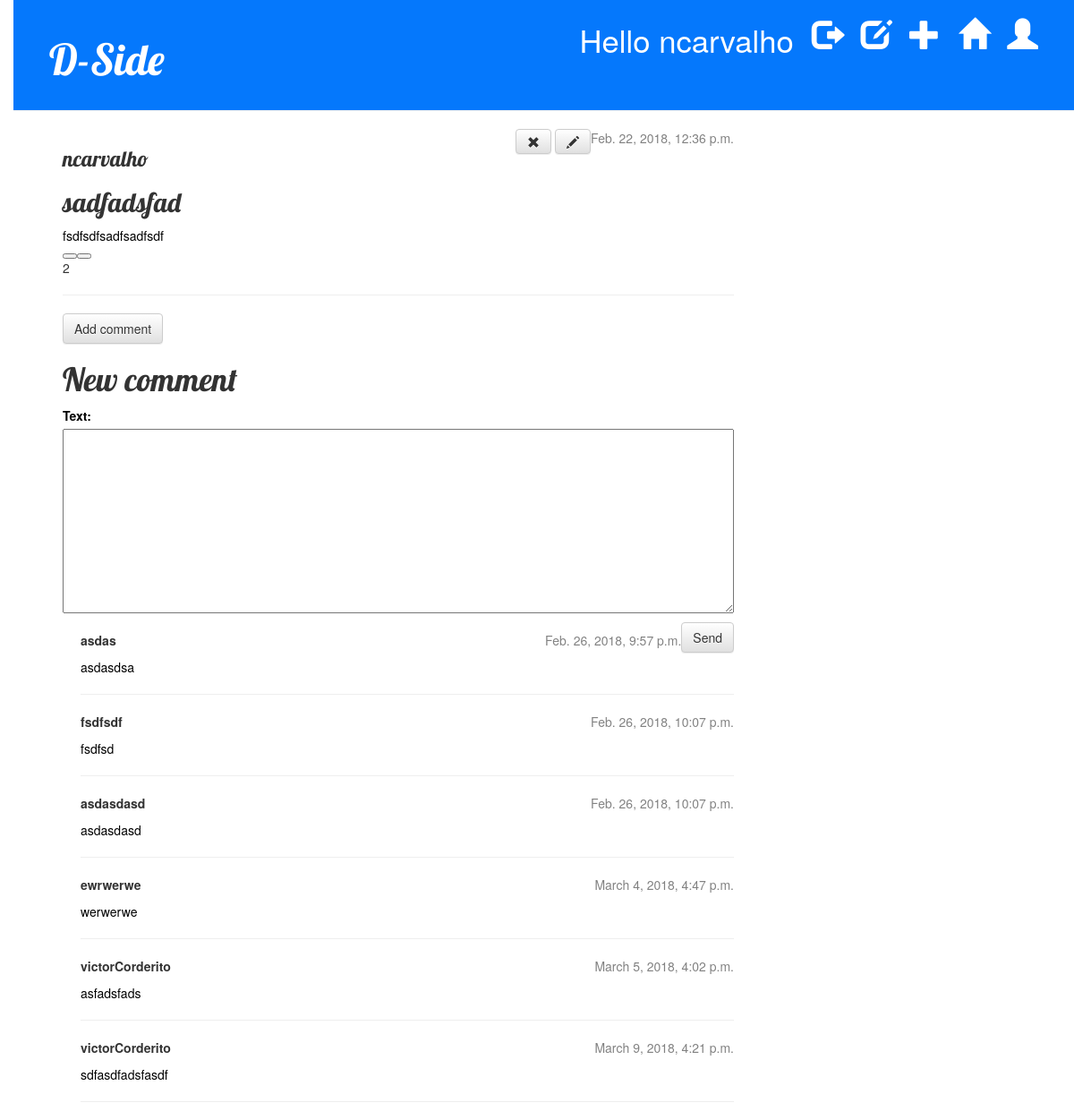
Screenshot of /ncarvalho/post/7/ (signed in) with the database file from the repository.
### blog/models.py (models this page shows, shortened)
class Post(models.Model):
    author = models.ForeignKey('auth.User')
    title = models.CharField(max_length=200)
    question = models.TextField(max_length=140)
    numerical_rate = models.IntegerField(default=0)
    created_date = models.DateTimeField(default=timezone.now)
    published_date = models.DateTimeField(blank=True,
                                          null=True)
    likes = models.PositiveIntegerField(default=0)

class Comment(models.Model):
    post = models.ForeignKey('blog.Post', related_name='comments')
    author = models.CharField(max_length=200)
    text = models.TextField(max_length=100)
    numerical_rate = models.IntegerField(default=0)
    created_date = models.DateTimeField(default=timezone.now)
    approved_comment = models.BooleanField(default=False)

### blog/views.py (the view)
# urls.py: url(r'^(?P<username>[a-zA-Z0-9]+)/post/(?P<pk>[0-9]+)/$', views.post_detail, name='post_detail'),
@login_required
def post_detail(request, pk, username):
    post = get_object_or_404(Post, pk=pk)
    user = User.objects.get(username=username)
    if request.method == "POST":
        form = CommentForm(request.POST)
        if form.is_valid():
            comment = form.save(commit=False)
            comment.post = post
            comment.author = user
            comment.save()
            return redirect('post_detail', pk=post.pk, username=request.user.username)
    else:
        form = CommentForm()
    post_id = post.pk
    liked = False
    if request.session.get('has_liked_'+str(post_id), liked):
        liked = True
        print("liked {}_{}".format(liked, post_id))
    context = {'post': post, 'liked': liked, 'username': user.username, 'form': form}
    return render(request, 'blog/post_detail.html', context)

### blog/forms.py
class CommentForm(forms.ModelForm):
    class Meta:
        model = Comment
        fields = ('text',)

### blog/templates/blog/post_detail.html (shortened to what this page needs)
{% extends 'blog/base.html' %}
{% block content %}
    <div class="date">
    {% if post.published_date %}
        {% if post.author.username == request.user.username %}
        <a class="btn btn-default" href="{% url 'post_remove' pk=post.pk username=user.username %}"><span class="glyphicon glyphicon-remove"></span></a>
        <a class="btn btn-default" href="{% url 'post_edit' pk=post.pk username=user.username %}"><span class="glyphicon glyphicon-pencil"></span></a>
        {% endif %}
        <div class="date">
        {{ post.published_date }}
    </div>
    {% else %}
    <a class="btn btn-default" href="{% url 'post_publish' username=user.username  pk=post.pk %}">Publish</a>
    {% endif %}
    </div>
    <h3>{{ post.author.username }}</h3>
    <h2>{{ post.title }}</h2>
    <p>{{ post.question }}</p>
    <div class="heart-particle-box">
       <button class="likes post-likes" id="heart-icon" data-post-id="{{ post.pk }}">
           <button class="comments add-comment" id="add-comment" data-post-id="{{ post.pk }}">
       </button>
       <div class="like_count_blog" id="heart-counter">{{ post.likes }}</div>
    </div>
<hr>
<a class="btn btn-default" id=add_comment_to_post href="{% url 'add_comment_to_post' pk=post.pk  username=user.username %}">Add comment</a>
<h1>New comment</h1>
    <form method="POST" class="post-form">{% csrf_token %}
        {{ form.as_p }}
        <button type="submit" class="save btn btn-default">Send</button>
    </form>
{% for comment in post.comments.all %}
    {% if user.is_authenticated or comment.approved_comment %}
    <div class="comment">
        <div class="date">
            {{ comment.created_date }}
        </div>
        <strong>{{ comment.author }}</strong>
        <p>{{ comment.text|linebreaks }}</p>
    </div>
    <hr class="comment">
    {% endif %}
{% empty %}
    <p>No comments here yet :(</p>
{% endfor %}
{% endblock %}

### blog/templates/blog/base.html (shortened to what this page needs)
    {% load staticfiles %}
    <html>
        <head>
            <link rel="stylesheet" href="//maxcdn.bootstrapcdn.com/bootstrap/3.2.0/css/bootstrap.min.css">
            <link rel="stylesheet" href="//maxcdn.bootstrapcdn.com/bootstrap/3.2.0/css/bootstrap-theme.min.css">
            <link rel="stylesheet" href="{% static 'css/blog.css' %}">
        </head>
    <body>
        <div class="page-header">
    {% if user.is_authenticated %}
        <a href="{% url 'get_user_profile' username=user.username %}" class="top-menu"><span class="glyphicon glyphicon-user"></span></a>
        <a href="{% url 'post_list' %}" class="top-menu"><span class="glyphicon glyphicon-home"></span></a>
        <a href="{% url 'post_new' username=user.username %}" class="top-menu"><span class="glyphicon glyphicon-plus"></span></a>
        <a href="{% url 'post_draft_list' username=user.username%}" class="top-menu"><span class="glyphicon glyphicon-edit"></span></a>
            <a href="{% url 'logout' %}" class="top-menu"><span class="glyphicon glyphicon-log-out"></span></a>
            <p class="top-menu">Hello {{ user.username }} </p>
    {% else %}
        <a href="{% url 'login' %}" class="top-menu"><span class="glyphicon glyphicon-lock"></span></a>
    {% endif %}
    <h1><a href="/">D-Side</a></h1>
        </div>
        <div class="content container">
            <div class="row">
                <div class="col-md-8">
                {% block content %}
                {% endblock %}
                </div>
            </div>
        </div>
    </body>
    </html>

### blog/static/css/blog.css (style rules this page uses)
h1 a { color: #0578FC; font-family: 'Lobster'; }
.page-header { background-color: #0578FC; margin-top: 0; padding: 20px 20px 20px 40px; }
body { padding-left: 15px; }
.page-header h1, .page-header h1 a, .page-header h1 a:visited, .page-header h1 a:active { color: #ffffff; font-size: 36pt; text-decoration: none; }
.content { margin-left: 40px; }
h1, h2, h3, h4 { font-family: 'Lobster', cursive; }
.date { float: right; color: #828282; }
.save { float: right; }
.post-form textarea, .post-form input { width: 100%; }
.top-menu, .top-menu:hover, .top-menu:visited { color: #ffffff; float: right; font-size: 26pt; margin-right: 20px; }
.comment { margin: 20px 0px 20px 20px; }
p { color: #000000; }

### rows the page displays
Post: published_date "Feb. 22, 2018, 12:36 p.m.", author.username "ncarvalho", title "sadfadsfad", question "fsdfsdfsadfsadfsdf", likes "2"
Comment: created_date "Feb. 26, 2018, 9:57 p.m.", author "asdas", text "asdasdsa"
Comment: created_date "Feb. 26, 2018, 10:07 p.m.", author "fsdfsdf", text "fsdfsd"
Comment: created_date "Feb. 26, 2018, 10:07 p.m.", author "asdasdasd", text "asdasdasd"
Comment: created_date "March 4, 2018, 4:47 p.m.", author "ewrwerwe", text "werwerwe"
Comment: created_date "March 5, 2018, 4:02 p.m.", author "victorCorderito", text "asfadsfads"
Comment: created_date "March 9, 2018, 4:21 p.m.", author "victorCorderito", text "sdfasdfadsfasdf"

### other values shown
{{ user.username }} "ncarvalho"
